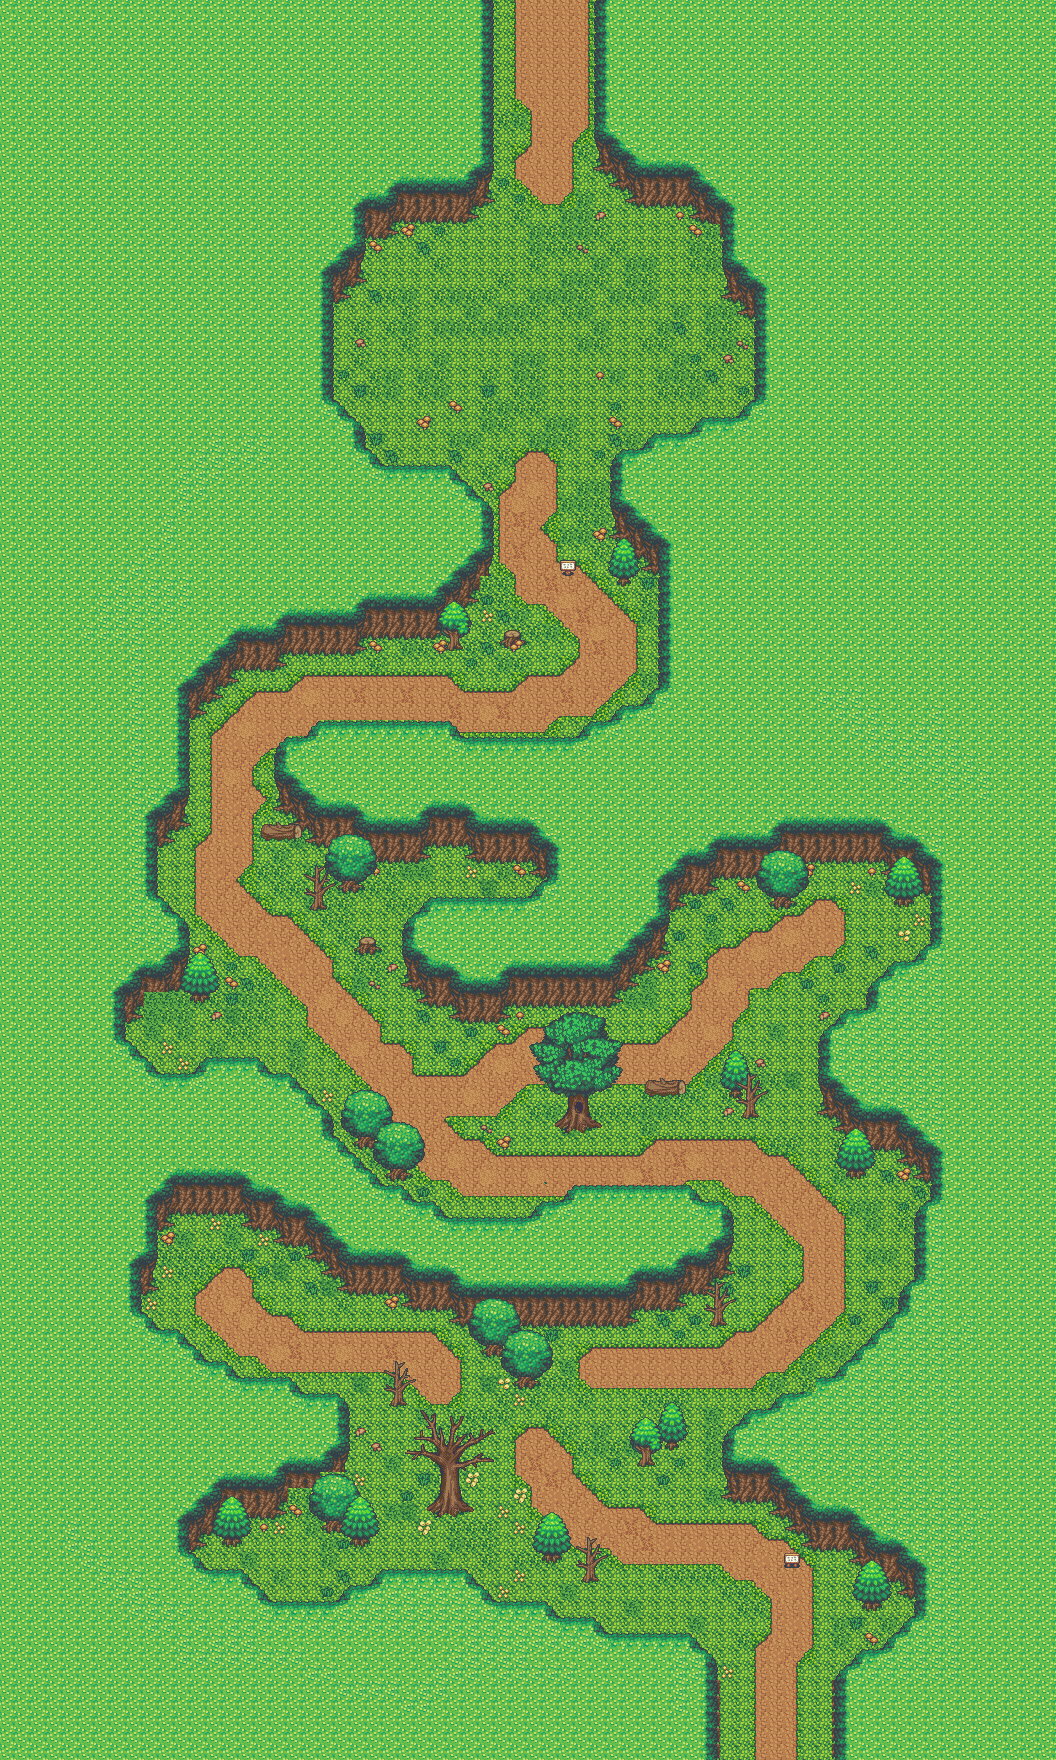

Rendered tile map (Tiled .tmx) drawn with the repository's tilesets; below, a short description and the map source with its tile grids summarised:
An orthogonal 66x110 tile map with 16x16 px tiles, 8 tile layers (background, road, borders, grass, ...), 2 tilesets and 226 objects (FOREST_END, FOREST_START, TOP_WORLD.FOREST_START, TOP_WORLD.CAVE_START, 1).

<map version="1.0" orientation="orthogonal" renderorder="right-down" width="66" height="110" tilewidth="16" tileheight="16" nextobjectid="327">
 <tileset firstgid="1" name="tileset1" tilewidth="16" tileheight="16" tilecount="1833" columns="39">
  <image source="../sprites/map_objects/tileset1.png" trans="ffffff" width="624" height="752" />
  <terraintypes>
   <terrain name="r" tile="-1" />
  </terraintypes>
  <tile id="100" terrain="0,0,0,0" />
  <tile id="101" terrain=",0,0,0" />
  <tile id="102" terrain="0,,0,0" />
  <tile id="103" terrain=",,0,0" />
  <tile id="104" terrain="0,0,,0" />
  <tile id="105" terrain=",0,,0" />
  <tile id="107" terrain=",,,0" />
  <tile id="108" terrain="0,0,0," />
  <tile id="110" terrain="0,,0," />
  <tile id="111" terrain=",,0," />
  <tile id="112" terrain="0,0,," />
  <tile id="113" terrain=",0,," />
  <tile id="114" terrain="0,,," />
 </tileset>
 <tileset firstgid="1834" name="outside" tilewidth="16" tileheight="16" tilecount="1248" columns="52">
  <image source="../sprites/map_objects/outside.png" trans="ffffff" width="832" height="384" />
 </tileset>
 <layer name="background" width="66" height="110">
  <data>[7260 cells, 7260 non-empty, 1 distinct tile ids]</data>
 </layer>
 <layer name="road" width="66" height="110">
  <data>[7260 cells, 5478 non-empty, 15 distinct tile ids]</data>
 </layer>
 <layer name="borders" width="66" height="110">
  <data>[7260 cells, 7256 non-empty, 32 distinct tile ids]</data>
 </layer>
 <layer name="grass" width="66" height="110">
  <data>[7260 cells, 566 non-empty, 22 distinct tile ids]</data>
 </layer>
 <layer name="trees1" width="66" height="110">
  <data>[7260 cells, 18 non-empty, 17 distinct tile ids]</data>
 </layer>
 <layer name="trees3" width="66" height="110">
  <data>[7260 cells, 239 non-empty, 114 distinct tile ids]</data>
 </layer>
 <layer name="trees4" width="66" height="110">
  <data>[7260 cells, 102 non-empty, 54 distinct tile ids]</data>
 </layer>
 <layer name="objects" width="66" height="110">
  <data>[7260 cells, 21 non-empty, 15 distinct tile ids]</data>
 </layer>
 <objectgroup name="MAP_COLLISION_LAYER">
  <object id="1" x="704" y="1664" width="16" height="96" />
  <object id="2" x="699.333" y="1648" width="20.6667" height="16" />
  <object id="3" x="602.333" y="1632" width="98" height="16" />
  <object id="4" x="551.333" y="1616.33" width="50.6667" height="16" />
  <object id="5" x="489" y="1600" width="64" height="16" />
  <object id="7" x="457" y="1584" width="32" height="16" />
  <object id="8" x="375" y="1568" width="98.3333" height="16" />
  <object id="9" x="342.333" y="1584" width="41.6667" height="16" />
  <object id="10" x="256" y="1600" width="96" height="16" />
  <object id="12" x="234.333" y="1583.67" width="34.3333" height="16" />
  <object id="13" x="202.667" y="1568.67" width="47.6667" height="16" />
  <object id="15" x="174.333" y="1552.33" width="28.3333" height="16" />
  <object id="17" x="176" y="1520" width="16" height="32" />
  <object id="18" x="192" y="1499" width="16" height="48" />
  <object id="19" x="208" y="1488" width="16" height="48" />
  <object id="20" x="224" y="1488" width="16" height="58.3333" />
  <object id="21" x="240" y="1472" width="16" height="64" />
  <object id="22" x="254.667" y="1468.33" width="32" height="48" />
  <object id="23" x="288" y="1456" width="32" height="32" />
  <object id="24" x="320" y="1475.33" width="32" height="56.6667" />
  <object id="25" x="352" y="1496.33" width="16" height="50.3333" />
  <object id="26" x="368" y="1506" width="12" height="30" />
  <object id="27" x="309.333" y="1489" width="10" height="28.6667" />
  <object id="28" x="336" y="1392" width="16" height="80" />
  <object id="29" x="288" y="1392" width="48" height="16" />
  <object id="31" x="218" y="1376" width="80" height="16" />
  <object id="32" x="187" y="1360" width="48" height="16" />
  <object id="33" x="168.333" y="1344.67" width="32" height="16" />
  <object id="36" x="140" y="1328" width="48" height="16" />
  <object id="37" x="122.333" y="1312" width="32" height="16" />
  <object id="38" x="126.333" y="1264" width="16" height="48" />
  <object id="39" x="143" y="1198.67" width="16" height="96" />
  <object id="40" x="160" y="1180.67" width="16" height="48" />
  <object id="42" x="176.333" y="1180.33" width="64" height="35.3333" />
  <object id="44" x="240" y="1198.67" width="32" height="32" />
  <object id="45" x="272.333" y="1215.33" width="32" height="32" />
  <object id="46" x="304" y="1227.67" width="16" height="32" />
  <object id="47" x="320.667" y="1242.33" width="16" height="32" />
  <object id="48" x="336" y="1264" width="64" height="32" />
  <object id="49" x="400" y="1280" width="64" height="32" />
  <object id="51" x="384" y="1360" width="32" height="48" />
  <object id="52" x="448" y="1408" width="16" height="112" />
  <object id="53" x="432" y="1424" width="16" height="96" />
  <object id="54" x="416" y="1408" width="16" height="48" />
  <object id="55" x="464" y="1424" width="16" height="48" />
  <object id="56" x="480" y="1424" width="16" height="48" />
  <object id="57" x="464" y="1296" width="176" height="32" />
  <object id="58" x="480" y="1328" width="32" height="32" />
  <object id="59" x="512.333" y="1330.33" width="32" height="59.6667" />
  <object id="60" x="544" y="1344" width="9.66667" height="27.6667" />
  <object id="61" x="532.667" y="1520" width="37.6667" height="42" />
  <object id="62" x="576" y="1536" width="27" height="46.3333" />
  <object id="63" x="544" y="1511.67" width="16" height="8.33333" />
  <object id="64" x="640" y="1417.67" width="16" height="48.6667" />
  <object id="65" x="629" y="1424" width="11" height="27.6667" />
  <object id="69" x="658.667" y="1401.33" width="22.6667" height="48" />
  <object id="70" x="682" y="1416" width="6" height="24" />
  <object id="72" x="832" y="1664" width="16" height="96" />
  <object id="73" x="852.667" y="1648.67" width="48" height="16" />
  <object id="76" x="884.333" y="1631.67" width="32" height="16" />
  <object id="77" x="901" y="1616" width="32" height="16" />
  <object id="78" x="912" y="1552" width="16" height="64" />
  <object id="79" x="896" y="1536" width="16" height="59.3333" />
  <object id="81" x="864" y="1536" width="32" height="48" />
  <object id="82" x="854.667" y="1584" width="36.3333" height="16" />
  <object id="83" x="848" y="1499.67" width="16" height="64" />
  <object id="84" x="816" y="1503.67" width="32" height="48" />
  <object id="85" x="784" y="1552" width="16" height="16" />
  <object id="87" x="800" y="1483.67" width="16" height="64" />
  <object id="88" x="784" y="1467.33" width="16" height="64" />
  <object id="89" x="768" y="1452.33" width="16" height="64" />
  <object id="90" x="723.333" y="1423.33" width="43.6667" height="62" />
  <object id="91" x="736" y="1408" width="48" height="16" />
  <object id="92" x="784" y="1392" width="48" height="16" />
  <object id="93" x="816" y="1376" width="48" height="16" />
  <object id="94" x="501.833" y="1359.83" width="9.66667" height="14" />
  <object id="95" x="448.833" y="1312.83" width="14.6667" height="14" />
  <object id="96" x="721" y="1486" width="47.6667" height="16" />
  <object id="98" x="855.167" y="1567" width="7.3333" height="16" />
  <object id="99" x="640" y="1264" width="32" height="48" />
  <object id="100" x="672" y="1248" width="48" height="48" />
  <object id="101" x="720" y="1216" width="16" height="59.6667" />
  <object id="102" x="703.333" y="1296" width="32.6667" height="32" />
  <object id="104" x="672.333" y="1296.33" width="14.6667" height="16" />
  </objectgroup>
 <objectgroup name="MAP_SPAWNS_LAYER">
  <!-- 2 objects omitted --></objectgroup>
 <objectgroup name="MAP_PORTAL_LAYER">
  <!-- 2 objects omitted --></objectgroup>
 <objectgroup name="MAP_ENEMY_SPAWN_LAYER">
  <!-- 1 objects omitted --></objectgroup>
</map>
<!-- 142 of 226 objects omitted -->
